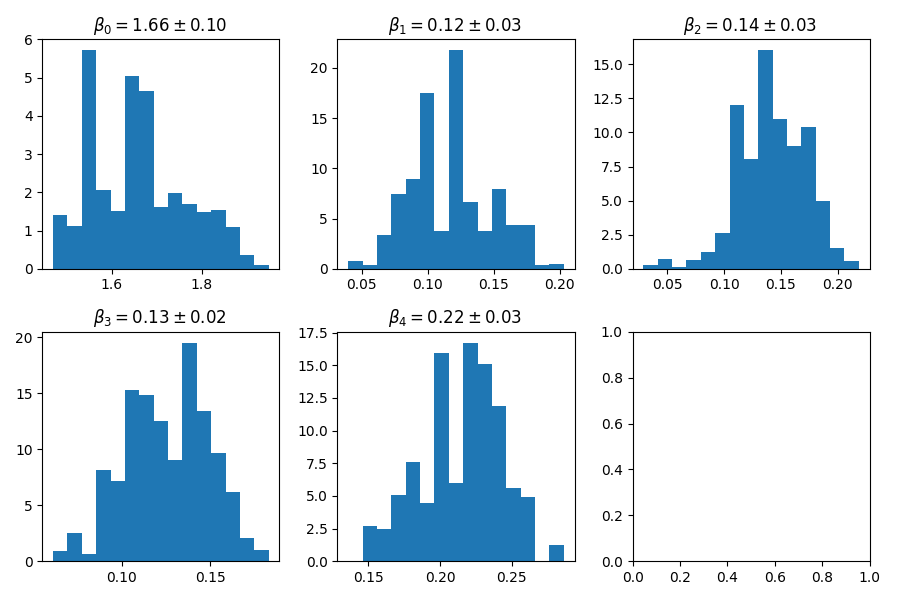

This chart was generated by the following Python code:
import numpy as np
import matplotlib.pyplot as plt


datosFull = np.loadtxt('notas_andes.dat', skiprows=1)
Y = datosFull[:,4]
X = datosFull[:,:4]

Sigma = 0.1*np.ones(len(Y))


datosFull = np.loadtxt('notas_andes.dat', skiprows=1)
Y = datosFull[:,4]
X = datosFull[:,:4]

Sigma = 0.1*np.ones(len(Y))


def log_prior(betas):
    return np.log(np.prod((betas>=-2)*(betas<=2)))

def evaluar(X,betas):
    coefs = betas[1:]
    interceptos = betas[0]
    return np.matmul(X,coefs)+interceptos

def log_verosimilitud_modelo(betas,X,Y,Sigma):
    const = np.log(1/(Sigma*np.sqrt(2*np.pi)))
    #print(np.matmul(X_k,betas)[0])
    delta = evaluar(X,betas) - Y
    chi2 = (delta/Sigma)**2
    return np.sum(const-chi2/2)
    #return np.sum(-chi2/2)
    
    
N = 20000
#betas = [np.random.rand(5)-0.5]
betas = [np.zeros(5)]
#log_pos = [np.log(prior(betas[0]))+log_verosimilitud_modelo(betas[0],X,Y,Sigma)]
for i in range(0,N):
    paso = np.random.normal(loc=0.0,scale=0.05,size=len(betas[i]))
    nuevos_betas = betas[i]+paso
    log_nuevo = log_verosimilitud_modelo(nuevos_betas,X,Y,Sigma) #+ log_prior(nuevos_betas)
    log_viejo = log_verosimilitud_modelo(betas[i],X,Y,Sigma) #+ log_prior(betas[i])
    r = min(0,log_nuevo-log_viejo)
    alfa = np.random.rand()
    if np.exp(r)>=alfa:
        betas.append(nuevos_betas)
        #log_pos.append(log_nuevo)
    else:
        betas.append(betas[i])
        #log_pos.append(log_viejo)
betas = np.array(betas[10000:])


estimadores = np.mean(betas,axis=0)
desviaciones = np.std(betas,axis=0)
print(estimadores)
log_posteriores = []

for x in range(len(betas[:,0])):
    betas_x = betas[x,:]
    log_x = log_verosimilitud_modelo(betas_x,X,Y,Sigma)
    log_posteriores.append(log_x)

log_posteriores = np.array(log_posteriores)
posteriores = np.exp(log_posteriores-np.amax(log_posteriores))

fig,axii = plt.subplots(2,3,figsize=(9,6))

axes = list(axii[0])+list(axii[1])

for i in range(0,5):
    
    axes[i].hist(betas[:,i],bins=15,density=True)
    axes[i].set_title(r'$\beta_{} = {:.2f} \pm {:.2f}$ '.format(i,estimadores[i],desviaciones[i]))

fig.tight_layout()
plt.savefig('ajuste_bayes_mcmc.png')